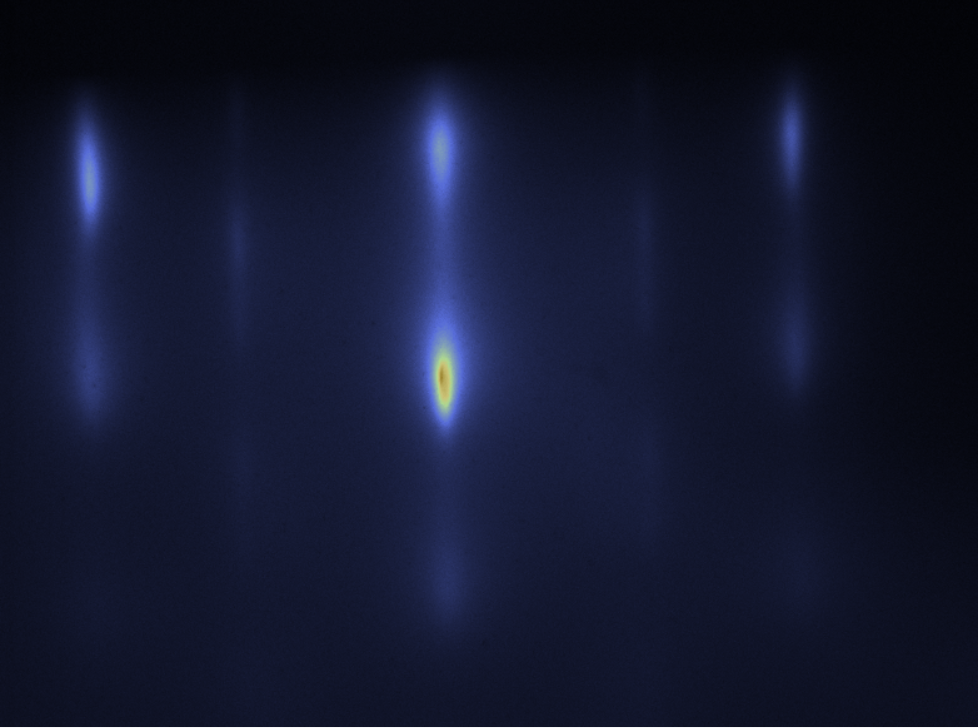
#> input picture RHEED_images/substrate/train/10.3.png, 978 x 728 px, found by its file name
$ python images_process.py 10.3.png
#> lines starting #> are read from the running program, lines starting #| are printed output that depends on the picture
"""
Reads one substrate RHEED image and plots its transversal (W) and
longitudinal (L) intensity profiles.

Usage:
    python images_process.py 10.3.png
    python images_process.py /path/to/10.3.png
"""

import sys
from pathlib import Path

import cv2
import numpy as np
import pandas as pd
import matplotlib.pyplot as plt
from scipy.signal import find_peaks, savgol_filter

CROP_BOTTOM = 950
SEARCH_RADIUS = 90

THIS_DIR = Path(__file__).resolve().parent


def process_streak_width(img):
    h_profile = np.mean(img[450:574, :], axis=0)
    smoothed_h = savgol_filter(h_profile, 21, 3)

    peaks, _ = find_peaks(smoothed_h, prominence=10, distance=50)
    if len(peaks) == 0:
        return None

    center_area_peaks = [p for p in peaks if 350 < p < 674]
    if not center_area_peaks:
        center_area_peaks = peaks
    cx = max(center_area_peaks, key=lambda p: smoothed_h[p])

    center_line = np.mean(img[:, cx - 2 : cx + 3], axis=1)
    smoothed_center = savgol_filter(center_line, 11, 3)

    void_baseline = np.mean(smoothed_center[0:20])
    edge_pixels = np.where(smoothed_center > (void_baseline + 5))[0]

    start_y = edge_pixels[0] if len(edge_pixels) > 0 else 50
    start_y = min(max(start_y, 10), 400)

    raw_left_edges = []
    raw_right_edges = []

    for y in range(start_y, CROP_BOTTOM):
        row_slice = img[y, cx - SEARCH_RADIUS : cx + SEARCH_RADIUS].astype(float)
        smoothed_row = savgol_filter(row_slice, 31, 3)

        local_bg_left = np.min(smoothed_row[:15])
        local_bg_right = np.min(smoothed_row[-15:])
        local_baseline = np.linspace(local_bg_left, local_bg_right, len(smoothed_row))

        corrected_row = smoothed_row - local_baseline
        corrected_row = np.clip(corrected_row, 0, None)

        max_val = np.max(corrected_row)

        if max_val > 5:
            half_max = max_val / 2.0
            above_half = np.where(corrected_row >= half_max)[0]

            if len(above_half) > 0:
                left_idx = above_half[0]
                right_idx = above_half[-1]

                abs_left = (cx - SEARCH_RADIUS) + left_idx
                abs_right = (cx - SEARCH_RADIUS) + right_idx

                raw_left_edges.append(abs_left)
                raw_right_edges.append(abs_right)
            else:
                raw_left_edges.append(np.nan)
                raw_right_edges.append(np.nan)
        else:
            raw_left_edges.append(np.nan)
            raw_right_edges.append(np.nan)

    left_series = pd.Series(raw_left_edges).interpolate().bfill().ffill().values
    right_series = pd.Series(raw_right_edges).interpolate().bfill().ffill().values

    smooth_left = savgol_filter(left_series, 71, 3)
    smooth_right = savgol_filter(right_series, 71, 3)

    final_widths = smooth_right - smooth_left
    y_pixels = np.arange(start_y, CROP_BOTTOM)

    return {
        "cx": cx,
        "start_y": start_y,
        "y_pixels": y_pixels,
        "final_widths": final_widths,
        "x_pixels": np.arange(len(smoothed_h)),
        "transversal_intensity": smoothed_h,
        "transversal_peaks": peaks,
        "mean_width": round(np.mean(final_widths), 2),
        "width_variance": round(np.var(final_widths), 2),
    }


def process_vertical_streak(img):
    h_profile = np.mean(img[450:574, :], axis=0)
    smoothed_h = savgol_filter(h_profile, 21, 3)

    peaks, _ = find_peaks(smoothed_h, prominence=10, distance=50)
    if len(peaks) == 0:
        return None

    center_area_peaks = [p for p in peaks if 350 < p < 674]
    if not center_area_peaks:
        center_area_peaks = peaks
    cx = max(center_area_peaks, key=lambda p: smoothed_h[p])

    search_radius = 90
    left_bound = max(0, cx - search_radius)
    right_bound = min(1024, cx + search_radius)

    left_valley = np.argmin(smoothed_h[left_bound:cx]) + left_bound
    right_valley = np.argmin(smoothed_h[cx:right_bound]) + cx

    if (cx - left_valley) < 10 or (right_valley - cx) < 10:
        left_valley, right_valley = cx - 40, cx + 40

    box_left = int(left_valley)
    box_right = int(right_valley)

    streak_box = img[0:CROP_BOTTOM, box_left:box_right]
    v_profile = np.mean(streak_box, axis=1)
    smoothed_v = savgol_filter(v_profile, 11, 3)

    void_baseline = np.mean(smoothed_v[0:20])

    edge_pixels = np.where(smoothed_v > (void_baseline + 5))[0]
    start_y = edge_pixels[0] if len(edge_pixels) > 0 else 50
    start_y = min(max(start_y, 10), 400)

    cropped_streak = smoothed_v[start_y:CROP_BOTTOM]

    peak_val = np.max(cropped_streak) - void_baseline
    if peak_val == 0:
        peak_val = 1

    norm_profile = (cropped_streak - void_baseline) / peak_val
    y_pixels = np.arange(start_y, CROP_BOTTOM)

    curve_variance = round(np.var(norm_profile), 4) if len(norm_profile) > 0 else np.nan

    return {
        "cx": cx,
        "box_left": box_left,
        "box_right": box_right,
        "start_y": start_y,
        "y_pixels": y_pixels,
        "norm_profile": norm_profile,
        "curve_variance": curve_variance,
    }


def save_transversal_plot(width_result, out_path, img_name):
    x_pixels = width_result["x_pixels"]
    intensity = width_result["transversal_intensity"]
    peaks = width_result["transversal_peaks"]

    fig, ax = plt.subplots(figsize=(7, 5))
    ax.plot(x_pixels, intensity, color="purple", lw=2, label="Intensity (W)")
    ax.plot(x_pixels[peaks], intensity[peaks], "rx", ms=8, label="Detected Peaks")
    ax.set_title(f"(d) Transversal Cut (W): {img_name}")
    ax.set_xlabel("Horizontal Pixel Position")
    ax.set_ylabel("Intensity")
    ax.set_xlim(0, 1024)
    ax.grid(True, alpha=0.3)
    ax.legend()
    plt.tight_layout()
    plt.savefig(out_path, dpi=200)
    plt.close(fig)


def save_longitudinal_plot(vert_result, out_path, img_name):
    y_pixels = vert_result["y_pixels"]
    norm_profile = vert_result["norm_profile"]
    curve_variance = vert_result["curve_variance"]

    fig, ax = plt.subplots(figsize=(7, 5))
    ax.plot(
        y_pixels,
        norm_profile,
        color="blue",
        lw=2,
        label=r"Intensity (L), $\sigma^2$=" + f"{curve_variance}",
    )
    ax.set_title(f"(e) Longitudinal Cut (L): {img_name}")
    ax.set_xlabel("Vertical Pixel Position (Top -> Bottom)")
    ax.set_ylabel("Intensity")
    ax.set_xlim(0, 1024)
    ax.set_ylim(-0.05, 1.05)
    ax.grid(True, alpha=0.3)
    ax.legend()
    plt.tight_layout()
    plt.savefig(out_path, dpi=200)
    plt.close(fig)


def main():
    img_arg = sys.argv[1] if len(sys.argv) > 1 else "10.3.png"
    img_path = Path(img_arg)
    if not img_path.is_absolute():
        img_path = THIS_DIR / img_path

    if not img_path.exists():
        print(f"Error: could not find image at {img_path}")
        return

    img_raw = cv2.imread(str(img_path), 0)
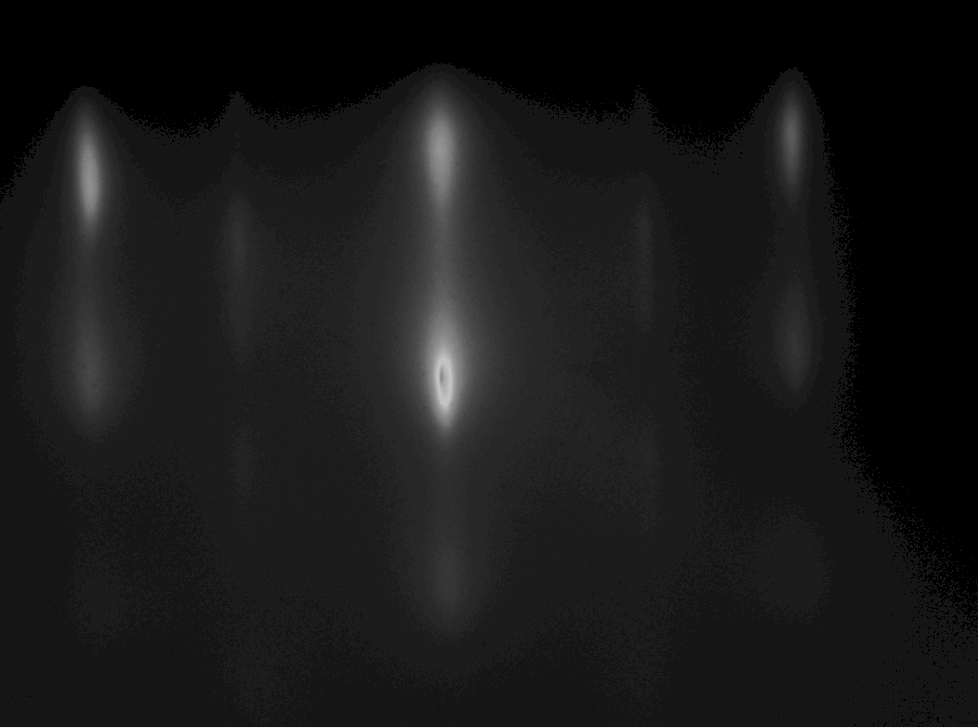
#> img_raw: shape (728, 978); min 0, max 245, mean 23.8
    if img_raw is None:
        print(f"Error: could not read image at {img_path}")
        return

    img = cv2.resize(img_raw, (1024, 1024))
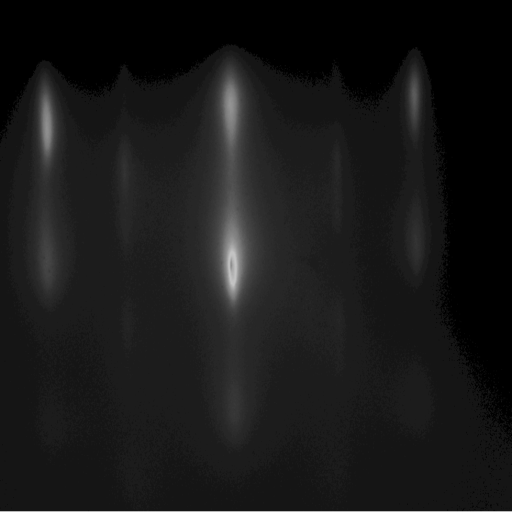
#> img: shape (1024, 1024) (shown at 1/2 size); min 0, max 245, mean 23.8

    width_result = process_streak_width(img)
#> in process_streak_width, `h_profile = np.mean(img[450:574, :], axis=0)`: h_profile = 1024 values, max 168.5 at index 468, min 0 at index 902, mean 34.46
#> in process_streak_width, `smoothed_h = savgol_filter(h_profile, 21, 3)`: smoothed_h = 1024 values, max 168.9 at index 465, min -0.0954 at index 908, mean 34.46
#> in process_streak_width, `peaks, _ = find_peaks(smoothed_h, prominence=10, distance=50)`: peaks = [94, 465, 832]
#> in process_streak_width, `center_area_peaks = [p for p in peaks if 350 < p < 674]`: center_area_peaks = [465]
#> in process_streak_width, `cx = max(center_area_peaks, key=lambda p: smoothed_h[p])`: cx = 465
#> in process_streak_width, `center_line = np.mean(img[:, cx - 2 : cx + 3], axis=1)`: center_line = 1024 values, max 245 at index 1023, min 0 at index 0, mean 74.28
#> in process_streak_width, `smoothed_center = savgol_filter(center_line, 11, 3)`: smoothed_center = 1024 values, max 230.7 at index 1023, min -0.968 at index 85, mean 74.26
#> in process_streak_width, `void_baseline = np.mean(smoothed_center[0:20])`: void_baseline = 0
#> in process_streak_width, `edge_pixels = np.where(smoothed_center > (void_baseline + 5))[0]`: edge_pixels = 933 values from 89 to 1023
#> in process_streak_width, `start_y = edge_pixels[0] if len(edge_pixels) > 0 else 50`: start_y = 89
#> the loop in process_streak_width, `for y in range(start_y, CROP_BOTTOM):` made 861 passes
#> (local_bg_left, local_bg_right, max_val, half_max, left_idx, right_idx, abs_left, abs_right) on passes 1 to 12: (0, 0, 10.06, 5.03, 74, 94, 449, 469), (0, 0, 16.53, 8.26, 77, 95, 452, 470), (0, 0, 19.9, 9.95, 76, 98, 451, 473), (0, 0, 22.83, 11.41, 73, 99, 448, 474), (0, 0, 23.49, 11.75, 71, 100, 446, 475), (0, 0, 22.87, 11.43, 71, 101, 446, 476), (0, 0, 22.63, 11.32, 70, 103, 445, 478), (0, 0, 22.58, 11.29, 66, 108, 441, 483), (0, 0, 21.88, 10.94, 65, 114, 440, 489), (0, 0, 22.27, 11.13, 65, 114, 440, 489), (0, 0, 22.63, 11.32, 64, 113, 439, 488), (0, 0, 22.67, 11.34, 61, 113, 436, 488)
#> (local_bg_left, local_bg_right, max_val) on pass 87: (20.5, 20.68, 97.54)
    vert_result = process_vertical_streak(img)
#> in process_vertical_streak, `streak_box = img[0:CROP_BOTTOM, box_left:box_right]`:
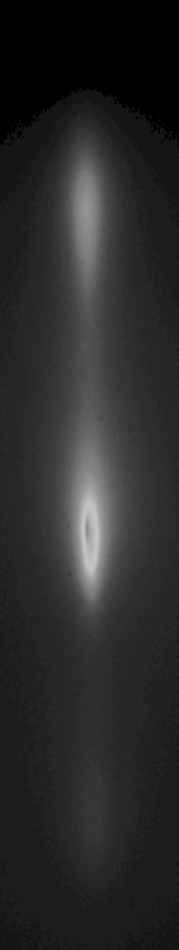
#> streak_box: shape (950, 179); min 0, max 197, mean 41.7

    if width_result is None or vert_result is None:
        print(f"Error: could not locate a central streak in {img_path.name}")
        return

    stem = img_path.stem

    out_d = THIS_DIR / f"fig2d_transversal_{stem}.png"
    out_e = THIS_DIR / f"fig2e_longitudinal_{stem}.png"

    save_transversal_plot(width_result, out_d, img_path.name)
#> in save_transversal_plot, `plt.savefig(out_path, dpi=200)`:
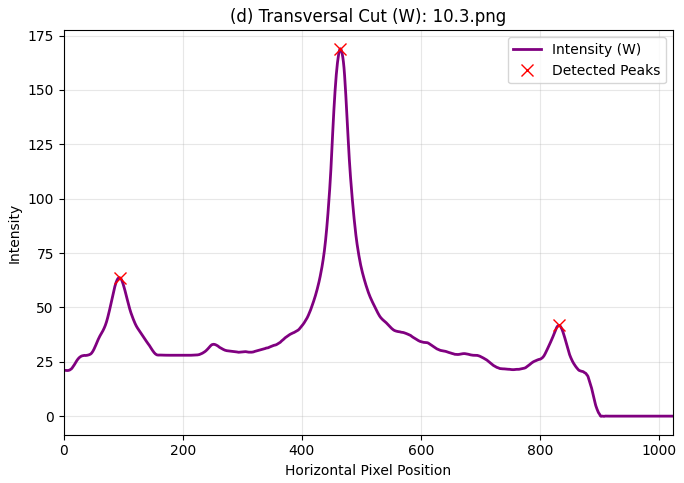
#> figure drawn by matplotlib, 1 panel; curve peaks at x = 465, y = 168.9
    save_longitudinal_plot(vert_result, out_e, img_path.name)
#> in save_longitudinal_plot, `plt.savefig(out_path, dpi=200)`:
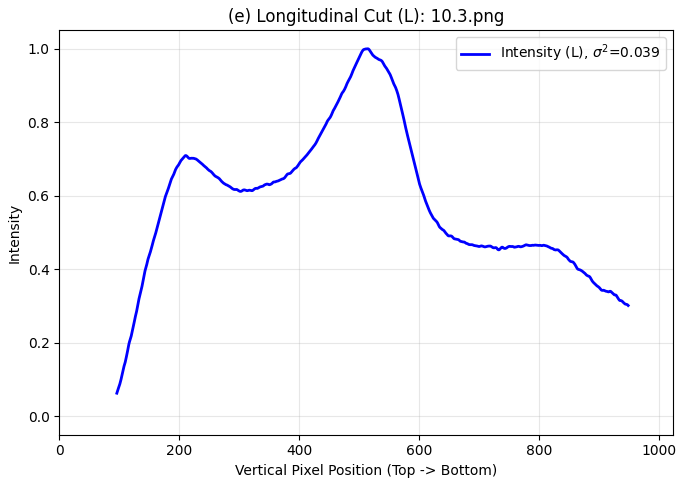
#> figure drawn by matplotlib, 1 panel; curve peaks at x = 514, y = 1

    print(f"Processed {img_path.name}")
    print(f"  mean_width     = {width_result['mean_width']}")
#|   mean_width     = 53.87
    print(f"  width_variance = {width_result['width_variance']}")
#|   width_variance = 523.37
    print(f"  curve_variance = {vert_result['curve_variance']}")
#|   curve_variance = 0.039
    print(f"Saved: {out_d}")
    print(f"Saved: {out_e}")


if __name__ == "__main__":
    main()

$ run again, with RHEED_images/substrate/train/14.3.png copied over RHEED_images/substrate/train/10.3.png
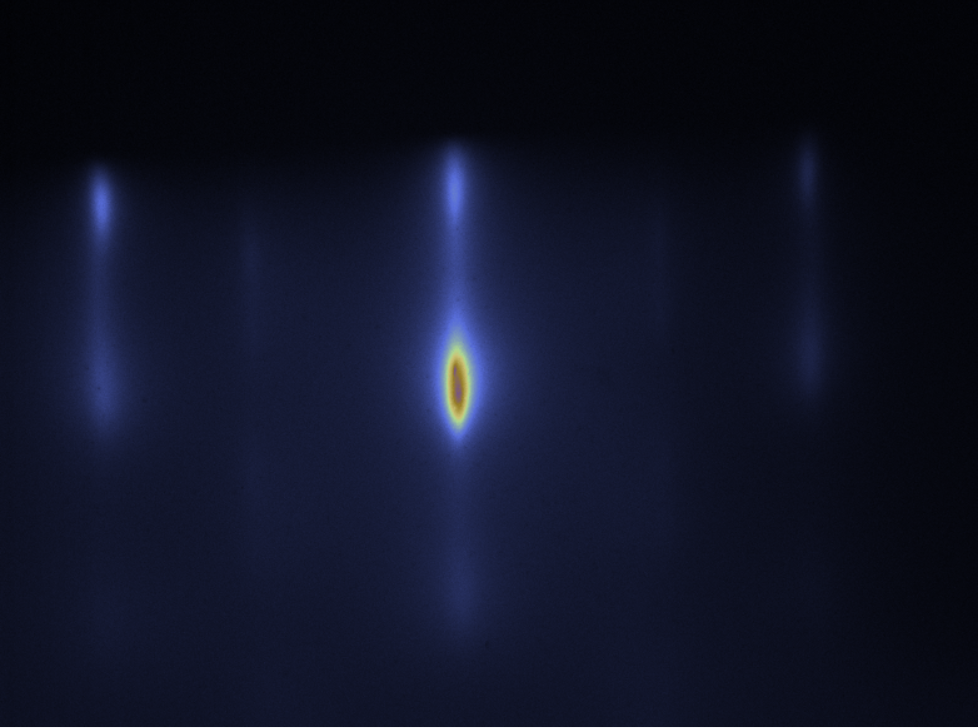
#> input picture RHEED_images/substrate/train/14.3.png, 978 x 728 px, found by its file name
#> in main, `img = cv2.resize(img_raw, (1024, 1024))`:
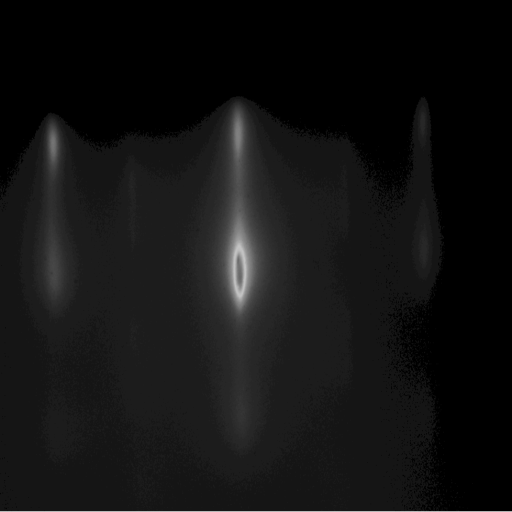
#> img: shape (1024, 1024) (shown at 1/2 size); min 0, max 245, mean 18.3
#> h_profile = 1024 values, max 167.6 at index 470, min 0 at index 890, mean 32.66
#> smoothed_h = 1024 values, max 158.3 at index 470, min -0.184 at index 897, mean 32.66
#> peaks = [106, 470, 847]
#> center_area_peaks = [470]
#> cx = 470
#> center_line = 1024 values, max 245 at index 1023, min 0 at index 0, mean 62.8
#> smoothed_center = 1024 values, max 230.6 at index 1023, min -1.2 at index 189, mean 62.78
#> void_baseline = 0
#> edge_pixels = 829 values from 193 to 1023
#> start_y = 193
#> the loop in process_streak_width, `for y in range(start_y, CROP_BOTTOM):` made 757 passes
#> (local_bg_left, local_bg_right, max_val, half_max, left_idx, right_idx, abs_left, abs_right) on passes 1 to 8: (0, 0, 17.03, 8.51, 90, 106, 470, 486), (0, 0, 22.18, 11.09, 87, 105, 467, 485), (0, 0, 23.61, 11.81, 84, 106, 464, 486), (0, 0, 23.21, 11.61, 82, 109, 462, 489), (0, 0, 23.07, 11.54, 80, 112, 460, 492), (0, 0, 25.95, 12.98, 81, 112, 461, 492), (0, 0, 27.96, 13.98, 81, 113, 461, 493), (0, 0, 28.01, 14, 80, 118, 460, 498)
#> in save_longitudinal_plot, `plt.savefig(out_path, dpi=200)`:
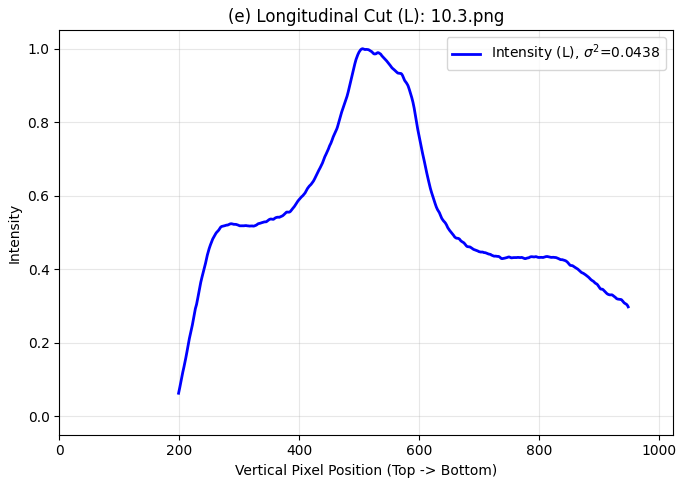
#> figure drawn by matplotlib, 1 panel; curve peaks at x = 506, y = 1
#|   mean_width     = 53.12
#|   width_variance = 617.18
#|   curve_variance = 0.0438
